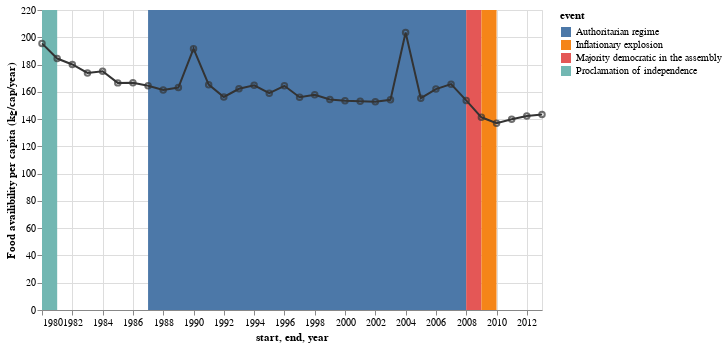

This figure's notebook cell:
### Code cell
Zimbabwe = [
      {"year": "1980", "Food availibility per capita (kg/cap/year)": 195.509380},
      {"year": "1981", "Food availibility per capita (kg/cap/year)": 184.402859},
      {"year": "1982", "Food availibility per capita (kg/cap/year)": 180.042037},
      {"year": "1983", "Food availibility per capita (kg/cap/year)": 173.834230},
      {"year": "1984", "Food availibility per capita (kg/cap/year)": 175.072583},
      {"year": "1985", "Food availibility per capita (kg/cap/year)": 166.554088},
      {"year": "1986", "Food availibility per capita (kg/cap/year)": 166.572215},
      {"year": "1987", "Food availibility per capita (kg/cap/year)": 164.461898},
      {"year": "1988", "Food availibility per capita (kg/cap/year)": 161.380330},
      {"year": "1989", "Food availibility per capita (kg/cap/year)": 163.137636},
      {"year": "1990", "Food availibility per capita (kg/cap/year)": 191.616452},
      {"year": "1991", "Food availibility per capita (kg/cap/year)": 165.266202},
      {"year": "1992", "Food availibility per capita (kg/cap/year)": 156.248688},
      {"year": "1993", "Food availibility per capita (kg/cap/year)": 162.229581},
      {"year": "1994", "Food availibility per capita (kg/cap/year)": 164.822142},
      {"year": "1995", "Food availibility per capita (kg/cap/year)": 159.016292},
      {"year": "1996", "Food availibility per capita (kg/cap/year)": 164.413141},
      {"year": "1997", "Food availibility per capita (kg/cap/year)": 155.971069},
      {"year": "1998", "Food availibility per capita (kg/cap/year)": 157.807848},
      {"year": "1999", "Food availibility per capita (kg/cap/year)": 154.413555},
      {"year": "2000", "Food availibility per capita (kg/cap/year)": 153.414821},
      {"year": "2001", "Food availibility per capita (kg/cap/year)": 153.032837},
      {"year": "2002", "Food availibility per capita (kg/cap/year)": 152.664677},
      {"year": "2003", "Food availibility per capita (kg/cap/year)": 154.186172},
      {"year": "2004", "Food availibility per capita (kg/cap/year)": 203.442918},
      {"year": "2005", "Food availibility per capita (kg/cap/year)": 155.335290},
      {"year": "2006", "Food availibility per capita (kg/cap/year)": 162.032954},
      {"year": "2007", "Food availibility per capita (kg/cap/year)": 165.628805},
      {"year": "2008", "Food availibility per capita (kg/cap/year)": 153.700079},
      {"year": "2009", "Food availibility per capita (kg/cap/year)": 141.317483},
      {"year": "2010", "Food availibility per capita (kg/cap/year)": 136.990970},
      {"year": "2011", "Food availibility per capita (kg/cap/year)": 139.933312},
      {"year": "2012", "Food availibility per capita (kg/cap/year)": 142.318797},
      {"year": "2013", "Food availibility per capita (kg/cap/year)": 143.292102},
    ]

Events = [{"start": "1980","end": "1981","event": "Proclamation of independence"},{"start":"1987","end":"2008","event":"Authoritarian regime"},{"start":"2008","end":"2009","event":"Majority democratic in the assembly"},{"start":"2009","end":"2010","event":"Inflationary explosion"}]


Zimbabwe = alt.pd.DataFrame(Zimbabwe)
Events = alt.pd.DataFrame(Events)


line = alt.Chart(Zimbabwe).mark_line(color='#333').encode(
    alt.X('year:T', axis=alt.Axis(format='%Y')),
    y='Food availibility per capita (kg/cap/year)'
).properties(
    width=500,
    height=300
)

point = line.mark_point(color='#333')

rect = alt.Chart(Events).mark_rect().encode(
    x='start:T',
    x2='end:T',
    color='event:N'
)

rect + line + point

### Figure 1 — Vega-Lite specification as saved in the notebook (floating-point values rounded to 4 significant figures)
{"config": {"view": {"continuousWidth": 400, "continuousHeight": 300}}, "layer": [{"data": {"name": "data-6b406e85e4baac937f16713621f3a672"}, "mark": "rect", "encoding": {"color": {"type": "nominal", "field": "event"}, "x": {"type": "temporal", "field": "start"}, "x2": {"field": "end"}}}, {"data": {"name": "data-e8d2bf45fa367d29a42566bfe500191f"}, "mark": {"type": "line", "color": "#333"}, "encoding": {"x": {"type": "temporal", "axis": {"format": "%Y"}, "field": "year"}, "y": {"type": "quantitative", "field": "Food availibility per capita (kg/cap/year)"}}, "height": 300, "width": 500}, {"data": {"name": "data-e8d2bf45fa367d29a42566bfe500191f"}, "mark": {"type": "point", "color": "#333"}, "encoding": {"x": {"type": "temporal", "axis": {"format": "%Y"}, "field": "year"}, "y": {"type": "quantitative", "field": "Food availibility per capita (kg/cap/year)"}}, "height": 300, "width": 500}], "$schema": "https://vega.github.io/schema/vega-lite/v4.8.1.json", "datasets": {"data-6b406e85e4baac937f16713621f3a672": [{"start": "1980", "end": "1981", "event": "Proclamation of independence"}, {"start": "1987", "end": "2008", "event": "Authoritarian regime"}, {"start": "2008", "end": "2009", "event": "Majority democratic in the assembly"}, {"start": "2009", "end": "2010", "event": "Inflationary explosion"}], "data-e8d2bf45fa367d29a42566bfe500191f": [{"year": "1980", "Food availibility per capita (kg/cap/year)": 195.5}, {"year": "1981", "Food availibility per capita (kg/cap/year)": 184.4}, {"year": "1982", "Food availibility per capita (kg/cap/year)": 180.0}, {"year": "1983", "Food availibility per capita (kg/cap/year)": 173.8}, {"year": "1984", "Food availibility per capita (kg/cap/year)": 175.1}, {"year": "1985", "Food availibility per capita (kg/cap/year)": 166.6}, {"year": "1986", "Food availibility per capita (kg/cap/year)": 166.6}, {"year": "1987", "Food availibility per capita (kg/cap/year)": 164.5}, {"year": "1988", "Food availibility per capita (kg/cap/year)": 161.4}, {"year": "1989", "Food availibility per capita (kg/cap/year)": 163.1}, {"year": "1990", "Food availibility per capita (kg/cap/year)": 191.6}, {"year": "1991", "Food availibility per capita (kg/cap/year)": 165.3}, {"year": "1992", "Food availibility per capita (kg/cap/year)": 156.2}, {"year": "1993", "Food availibility per capita (kg/cap/year)": 162.2}, {"year": "1994", "Food availibility per capita (kg/cap/year)": 164.8}, {"year": "1995", "Food availibility per capita (kg/cap/year)": 159.0}, {"year": "1996", "Food availibility per capita (kg/cap/year)": 164.4}, {"year": "1997", "Food availibility per capita (kg/cap/year)": 156.0}, {"year": "1998", "Food availibility per capita (kg/cap/year)": 157.8}, {"year": "1999", "Food availibility per capita (kg/cap/year)": 154.4}, {"year": "2000", "Food availibility per capita (kg/cap/year)": 153.4}, {"year": "2001", "Food availibility per capita (kg/cap/year)": 153.0}, {"year": "2002", "Food availibility per capita (kg/cap/year)": 152.7}, {"year": "2003", "Food availibility per capita (kg/cap/year)": 154.2}, {"year": "2004", "Food availibility per capita (kg/cap/year)": 203.4}, {"year": "2005", "Food availibility per capita (kg/cap/year)": 155.3}, {"year": "2006", "Food availibility per capita (kg/cap/year)": 162.0}, {"year": "2007", "Food availibility per capita (kg/cap/year)": 165.6}, {"year": "2008", "Food availibility per capita (kg/cap/year)": 153.7}, {"year": "2009", "Food availibility per capita (kg/cap/year)": 141.3}, {"year": "2010", "Food availibility per capita (kg/cap/year)": 137.0}, {"year": "2011", "Food availibility per capita (kg/cap/year)": 139.9}, {"year": "2012", "Food availibility per capita (kg/cap/year)": 142.3}, {"year": "2013", "Food availibility per capita (kg/cap/year)": 143.3}]}}
